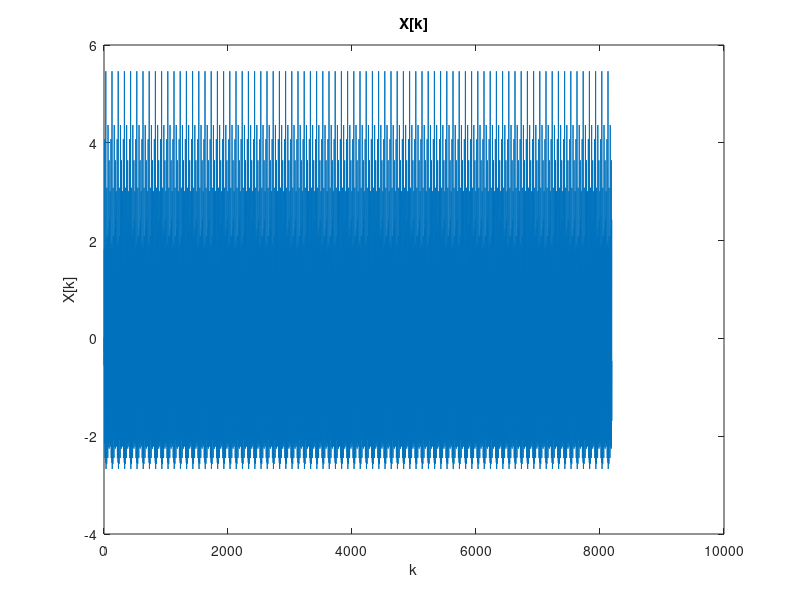
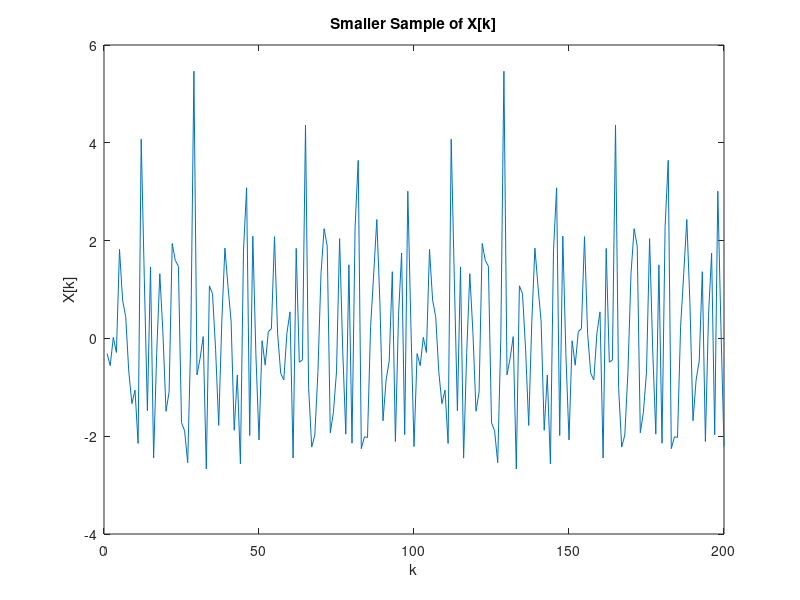

MATLAB code for these plots, in order: (Note: this script raises an error after producing the figures.)
close all
clc
figure('Visible', 'on')

%% Task 1: Construct X[k]
% Set the values of lambda
lambdas = [0.12, 0.3, 0.42, 0.19, 0.17, 0.36]';

% Define the range of k and N
N = 8192;
k = 1:N;

% Calculate the values of omega
omegas = 2*pi*lambdas;

% Generate the random phase offsets
phis = (2*pi*rand(6,1))';
phis(3) = phis(1)+phis(2);
phis(6) = phis(4)+phis(5);

% Calculate the values of cos(omega_i * k + phi_i) for all i and k
cos_values = zeros(6, N);
for i = 1:6
    cos_values(i, :) = cos(omegas(i)*k + phis(i));
end

% Sum the values of cos(omega_i * k + phi_i) for all i to get X[k]
X = sum(cos_values);

% Define a figure counter
figCounter = 1;

% Plot X[k]
figure(figCounter)
figCounter = figCounter + 1;
plot(X)
title("X[k]")
ylabel("X[k]")
xlabel("k")

% Plot a smaller sample of our data for a clearer review.
figure(figCounter)
figCounter = figCounter + 1;
plot(X(1:200))
title("Smaller Sample of X[k]")
ylabel("X[k]")
xlabel("k")

%% Autocorrelation

% Maximum number of shiftings
L2 = 128;  

% Cross-correlation including negative lags
crossCorrFull = xcorr(X, L2);

% Normalizing the cross-correlation values
normCrossCorrFull = crossCorrFull / max(crossCorrFull); 

% Autocorrelation of the signal
autoCorr = autocorr(X, L2);                

% Plot Autocorrelation
autocorr(X, L2);
timeAxis = -L2:1:L2;
figure(figCounter)
figCounter = figCounter + 1;
plot(timeAxis, normCrossCorrFull)
title('Autocorrelation of Signal')
xlabel('Time [sec]')
ylabel('ACF')
grid on

%% Task 2: Power Spectrum Estimation
% Power Spectrum using Autocorrelation
powerSpec = abs(fft(autoCorr));

% Getting the Frequency Axis for Power Spectrum
freqAxis = (0:length(powerSpec)-1) / length(powerSpec);

% Plot Power Spectrum
figure(figCounter)
figCounter = figCounter + 1;
plot(freqAxis, powerSpec)
title("Power Spectrum Estimation")
ylabel("Pxx[f]")
xlabel("f")
% Adding a line at frequency 0.5
line([0.5 0.5], [0 12], 'Color', 'red', 'LineStyle', '--')
hold on
% Finding locations of the 6 highest peaks
[peaks, peakLocations] = findpeaks(powerSpec, freqAxis, 'NPeaks', 6);
% Plotting the peaks on the power spectrum
findpeaks(powerSpec, freqAxis, 'NPeaks', 6);
% Displaying the peak numbers
text(peakLocations(1:6) + 0.02, peaks(1:6) - 0.5, num2str([1; 5; 4; 2; 6; 3]))
% Displaying the peak frequencies
text(peakLocations(1:6), peaks(1:6) + 0.8, num2str(peakLocations(1:6)'))

%% Task 3: Bispectrum Estimation
% N = 8192;
K = 32;
M = 256;
L = 64;

% Split data
subsetsX = reshape(X,[M,K]);

% Compression factor for logarithmic scale
compressionFactor = 30;

% Frequency axis for bispectra
freqAxis = linspace(-0.5,+0.5,1024);

% a1) Indirect Method with Rectangular Window for K=32, M=256, L3=64
figure(figCounter)
figCounter = figCounter + 1;
BispecInRec = indirectBispectrum(subsetsX, L, M, 0, 'unbiased', 128, 1);
hold on;
% Plot primary area, where f1=f2, f1+f2=0.5, f2=0
plot([0,0.25],[0,0.25],'Color','#D95319');
plot([0.25,0.5],[0.25,0],'Color','#D95319');
plot([0,0.5],[0,0],'Color','#D95319');
title('Bispectrum Estimation using the Indirect Method with Rectangular Window');
legend('Bispectrum','Primary Area');

figure(figCounter);
figCounter = figCounter + 1;
C3 = abs(BispecInRec) / max(abs(BispecInRec(:)));
C3 = log(1+compressionFactor*C3);
C3 = imresize(C3,4,'bicubic');
imagesc(freqAxis,freqAxis,C3); colorbar; grid on;
title('Bispectrum Estimation using the Indirect Method with Rectangular Window');
xlabel('f1(Hz)'); ylabel('f2(Hz)');

% a2) Indirect Method with Parzen Window for K=32, M=256, L3=64
figure(figCounter)
figCounter = figCounter + 1;
BispecInParz = indirectBispectrum(subsetsX, L, M, 0, 'unbiased', 128, 0);
% Plot primary area, where f1=f2, f1+f2=0.5, f2=0
hold on;
plot([0,0.25],[0,0.25],'Color','#D95319');
plot([0.25,0.5],[0.25,0],'Color','#D95319');
plot([0,0.5],[0,0],'Color','#D95319');
title('Bispectrum Estimation using the Indirect Method with Parzen Window');
legend('Bispectrum','Primary Area');

figure(figCounter)
figCounter = figCounter + 1;
C2 = abs(BispecInParz) / max(abs(BispecInParz(:)));
C2 = log(1+compressionFactor*C2);
C2 = imresize(C2,4,'bicubic');
imagesc(freqAxis,freqAxis,C2); colorbar; grid on;
title('Bispectrum Estimation using the Indirect Method with Parzen Window');
xlabel('f1(Hz)'); ylabel('f2(Hz)');

% b) Direct Method for K=32, M=256, J=0
J = 0;
D = 2*J + 1;

figure(figCounter)
figCounter = figCounter + 1;
bispecDir = directBispectrum(subsetsX, M, D, M, 0);
% Plot primary area, where f1=f2, f1+f2=0.5, f2=0
hold on;
plot([0,0.25],[0,0.25],'Color','#D95319');
plot([0.25,0.5],[0.25,0],'Color','#D95319');
plot([0,0.5],[0,0],'Color','#D95319');
title('Bispectrum Estimation using the Direct Method');
legend('Bispectrum','Primary Area');

figure(figCounter)
figCounter = figCounter + 1;
C1 = abs(bispecDir) / max(abs(bispecDir(:)));
C1 = log(1+compressionFactor*C1);
C1 = imresize(C1,4,'bicubic');
imagesc(freqAxis,freqAxis,C1); colorbar; grid on;
title('Bispectrum Estimation using the Direct Method');
xlabel('f1(Hz)'); ylabel('f2(Hz)');

%% Task 7a: Change Segment Length
% i) K=16, M=512
K = 16;
M = 512;

% Split Data
subsetsX = reshape(X,[M,K]);

% Indirect Method with Rectangular Window for K=16, M=512, L3=64
figure(figCounter)
figCounter = figCounter + 1;
bispecInRec1 = indirectBispectrum(subsetsX, L, M, 0, 'unbiased', 128, 1);
% Plot primary area, where f1=f2, f1+f2=0.5, f2=0
hold on;
plot([0,0.25],[0,0.25],'Color','#D95319');
plot([0.25,0.5],[0.25,0],'Color','#D95319');
plot([0,0.5],[0,0],'Color','#D95319');
title('Bispectrum Estimation using the Indirect Method with Rectangular Window');
legend('Bispectrum','Primary Area');

figure(figCounter)
figCounter = figCounter + 1;
C4 = abs(bispecInRec1) / max(abs(bispecInRec1(:)));
C4 = log(1+compressionFactor*C4);
C4 = imresize(C4,4,'bicubic');
imagesc(freqAxis,freqAxis,C4); colorbar; grid on;
title('Bispectrum Estimation using the Indirect Method with Rectangular Window');
xlabel('f1(Hz)'); ylabel('f2(Hz)');

% Indirect Method with Parzen Window for K=16, M=512, L3=64
figure(figCounter)
figCounter = figCounter + 1;
bispecInParz1 = indirectBispectrum(subsetsX, L, M, 0, 'unbiased', 128, 0);
% Plot primary area, where f1=f2, f1+f2=0.5, f2=0
hold on;
plot([0,0.25],[0,0.25],'Color','#D95319');
plot([0.25,0.5],[0.25,0],'Color','#D95319');
plot([0,0.5],[0,0],'Color','#D95319');
title('Bispectrum Estimation using the Indirect Method with Parzen Window');
legend('Bispectrum','Primary Area');

figure(figCounter)
figCounter = figCounter + 1;
C5 = abs(bispecInParz1) / max(abs(bispecInParz1(:)));
C5 = log(1+compressionFactor*C5);
C5 = imresize(C5,4,'bicubic');
imagesc(freqAxis,freqAxis,C5); colorbar; grid on;
title('Bispectrum Estimation using the Indirect Method with Parzen Window');
xlabel('f1(Hz)'); ylabel('f2(Hz)');

% Direct Method for K=16, M=512, J=0
figure(figCounter)
figCounter = figCounter + 1;
bispecDir1 = directBispectrum(subsetsX, M, D, M, 0);
% Plot primary area, where f1=f2, f1+f2=0.5, f2=0
hold on;
plot([0,0.25],[0,0.25],'Color','#D95319');
plot([0.25,0.5],[0.25,0],'Color','#D95319');
plot([0,0.5],[0,0],'Color','#D95319');
title('Bispectrum Estimation using the Direct Method');
legend('Bispectrum','Primary Area');

figure(figCounter)
figCounter = figCounter + 1;
C6 = abs(bispecDir1) / max(abs(bispecDir1(:)));
C6 = log(1+compressionFactor*C6);
C6 = imresize(C6,4,'bicubic');
imagesc(freqAxis,freqAxis,C6); colorbar; grid on;
title('Bispectrum Estimation using the Direct Method');
xlabel('f1(Hz)'); ylabel('f2(Hz)');

% ii) K=64, M=128
K = 64;
M = 128;

% Split Data
subsetsX = reshape(X, [M,K]);

% Indirect Method with Rectangular Window for K=64, M=128, L3=64
figure(figCounter)
figCounter = figCounter + 1;
bispecInRec2 = indirectBispectrum(subsetsX, L, M, 0, 'unbiased', 128, 1);
% Plot primary area, where f1=f2, f1+f2=0.5, f2=0
hold on;
plot([0,0.25],[0,0.25],'Color','#D95319');
plot([0.25,0.5],[0.25,0],'Color','#D95319');
plot([0,0.5],[0,0],'Color','#D95319');
title('Bispectrum Estimation using the Indirect Method with Rectangular Window');
legend('Bispectrum','Primary Area');

figure(figCounter)
figCounter = figCounter + 1;
C7 = abs(bispecInRec2) / max(abs(bispecInRec2(:)));
C7 = log(1+compressionFactor*C7);
C7 = imresize(C7,4,'bicubic');
imagesc(freqAxis,freqAxis,C7); colorbar; grid on;
title('Bispectrum Estimation using the Indirect Method with Rectangular Window');
xlabel('f1(Hz)'); ylabel('f2(Hz)');

% Indirect Method with Parzen Window for K=64, M=128, L3=64
figure(figCounter)
figCounter = figCounter + 1;
bispecInParz2 = indirectBispectrum(subsetsX, L, M, 0, 'unbiased', 128, 0);
% Plot primary area, where f1=f2, f1+f2=0.5, f2=0
hold on;
plot([0,0.25],[0,0.25],'Color','#D95319');
plot([0.25,0.5],[0.25,0],'Color','#D95319');
plot([0,0.5],[0,0],'Color','#D95319');
title('Bispectrum Estimation using the Indirect Method with Parzen Window');
legend('Bispectrum','Primary Area');

figure(figCounter)
figCounter = figCounter + 1;
C8 = abs(bispecInParz2) / max(abs(bispecInParz2(:)));
C8 = log(1+compressionFactor*C8);
C8 = imresize(C8,4,'bicubic');
imagesc(freqAxis,freqAxis,C8); colorbar; grid on;
title('Bispectrum Estimation using the Indirect Method with Parzen Window');
xlabel('f1(Hz)'); ylabel('f2(Hz)');

% Direct Method for K=64, M=128, J=0
figure(figCounter)
figCounter = figCounter + 1;
bispecDir2 = directBispectrum(subsetsX, M, D, M, 0);
% Plot primary area, where f1=f2, f1+f2=0.5, f2=0
hold on;
plot([0,0.25],[0,0.25],'Color','#D95319');
plot([0.25,0.5],[0.25,0],'Color','#D95319');
plot([0,0.5],[0,0],'Color','#D95319');
title('Bispectrum Estimation using the Direct Method');
legend('Bispectrum','Primary Area');

figure(figCounter)
figCounter = figCounter + 1;
C9 = abs(bispecDir2) / max(abs(bispecDir2(:)));
C9 = log(1+compressionFactor*C9);
C9 = imresize(C9,4,'bicubic');
imagesc(freqAxis,freqAxis,C9); colorbar; grid on;
title('Bispectrum Estimation using the Direct Method');
xlabel('f1(Hz)'); ylabel('f2(Hz)');

%% Task 7b: Realization and Mean Value Comparison
K = 32;
M = 256;
R = 50;

% Compute the Fast Fourier Transform (FFT) of the autoCorr
fftResult = fft(autoCorr);

% Initialize variables for mean calculations
meanC2 = zeros(length(fftResult), 1);  % Mean of C2
meanC3In1 = zeros(M, M);  % Mean of C3 In1
meanC3In2 = zeros(M, M);  % Mean of C3 In2
meanC3Dir = zeros(M, M);  % Mean of C3 Dir

for i=1:R
    % Generate the random phase offsets
    phis = (2*pi*rand(6,1))';
    phis(3) = phis(1)+phis(2);
    phis(6) = phis(4)+phis(5);
    
    % Calculate the values of cos(omega_j * k + phi_j) for all j and k
    cos_values1 = zeros(6, N);
    for j = 1:6
        cos_values1(j, :) = cos(omegas(j)*k + phis(j));
    end
    
    % Sum the values of cos(omega_j * k + phi_j) for all j to get X[k]
    X = sum(cos_values1);
    
    % Autocorrelation
    L2 = 128;                                      % Maximum number of shiftings
    autoCorr1 = autocorr(X, L2);                % Autocorrelation of the signal
    
    % Power Spectrum using Autocorrelation
    powerSpec1 = abs(fft(autoCorr1));
    
    % Getting the Frequency Axis for Power Spectrum
    freqAxis1 = (0:length(powerSpec1)-1) / length(powerSpec1);
    
    meanC2 = meanC2 + powerSpec1;
    
    % Split data
    subsetsX = reshape(X,[M,K]);
    
    % Indirect Method with Rectangular Window
    bispecInRec3 = indirectBispectrum(subsetsX,L,M,0,'unbiased',128,1);
    meanC3In1 = meanC3In1 + bispecInRec3;
    
    % Indirect Method with Parzen Window
    bispecInParz3 = indirectBispectrum(subsetsX,L,M,0,'unbiased',128,0);
    meanC3In2 = meanC3In2 + bispecInParz3;
    
    % Direct Method
    bispecDir3 = directBispectrum(subsetsX,M,D,M,0);
    meanC3Dir = meanC3Dir + bispecDir3;
end

% Update mean values
meanC2 = meanC2/R;
meanC3In1 = meanC3In1/R;
meanC3In2 = meanC3In2/R;
meanC3Dir = meanC3Dir/R;

nfft = 256;
% Rotate for proper orientation
if rem(nfft,2) == 0
    waxis = (-nfft/2:(nfft/2-1))/nfft;
else
    waxis = (-(nfft-1)/2:(nfft-1)/2)/nfft;
end

% Plot mean power spectrum
figure(figCounter)
figCounter = figCounter + 1;
plot(freqAxis1, meanC2(1,:))
title("Mean Power Spectrum Estimation")
ylabel("Mean Pxx[f]")
xlabel("f")
% Adding a line at frequency 0.5
line([0.5 0.5], [0 12], 'Color', 'red', 'LineStyle', '--')
hold on
% Finding locations of the 6 highest peaks
[peaks1, peakLocations1] = findpeaks(meanC2(1,:), freqAxis1, 'NPeaks', 6);
% Plotting the peaks on the power spectrum
findpeaks(meanC2(1,:), freqAxis1, 'NPeaks', 6);
% Displaying the peak numbers
text(peakLocations1(1:6) + 0.02, peaks1(1:6) - 0.5, num2str([1; 5; 4; 2; 6; 3]))
% Displaying the peak frequencies
text(peakLocations1(1:6), peaks1(1:6) + 0.8, num2str(peakLocations1(1:6)'))

% Plot the mean bispectrum using indirect method with rectangular window
figure(figCounter)
figCounter = figCounter + 1;
contour(waxis, waxis, abs(meanC3In1), 4); 
grid on;
title('Mean Bispectrum Estimation using the Indirect Method with Rectangular Window');
xlabel('f1');
ylabel('f2');

figure(figCounter)
figCounter = figCounter + 1;
C10 = abs(meanC3In1) / max(abs(meanC3In1(:)));
C10 = log(1+compressionFactor*C10);
C10 = imresize(C10,4,'bicubic');
imagesc(freqAxis,freqAxis,C10); colorbar; grid on;
title('Mean Bispectrum Estimation using the Indirect Method with Rectangular Window');
xlabel('f1(Hz)'); ylabel('f2(Hz)');

% Plot the bispectrum using indirect method with Parzen window
figure(figCounter)
figCounter = figCounter + 1;
contour(waxis, waxis, abs(meanC3In2), 4); 
grid on;
title('Mean Bispectrum Estimation using the Indirect Method with Parzen Window');
xlabel('f1');
ylabel('f2');

figure(figCounter)
figCounter = figCounter + 1;
C11 = abs(meanC3In2) / max(abs(meanC3In2(:)));
C11 = log(1+compressionFactor*C11);
C11 = imresize(C11,4,'bicubic');
imagesc(freqAxis,freqAxis,C11); colorbar; grid on;
title('Mean Bispectrum Estimation using the Indirect Method with Parzen Window');
xlabel('f1(Hz)'); ylabel('f2(Hz)');

% Plot the bispectrum using direct method
figure(figCounter)
figCounter = figCounter + 1;
contour(waxis, waxis, abs(meanC3Dir), 4); 
grid on;
title('Mean Bispectrum Estimation using the Direct Method');
xlabel('f1');
ylabel('f2');

figure(figCounter)
figCounter = figCounter + 1;
C12 = abs(meanC3Dir) / max(abs(meanC3Dir(:)));
C12 = log(1+compressionFactor*C12);
C12 = imresize(C12,4,'bicubic');
imagesc(freqAxis,freqAxis,C12); colorbar; grid on;
title('Mean Bispectrum Estimation using the Direct Method');
xlabel('f1(Hz)'); ylabel('f2(Hz)');